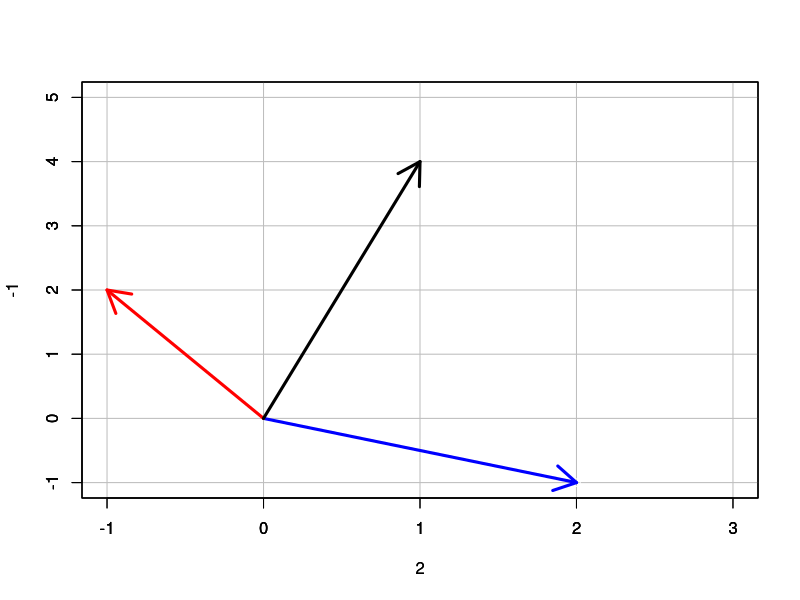
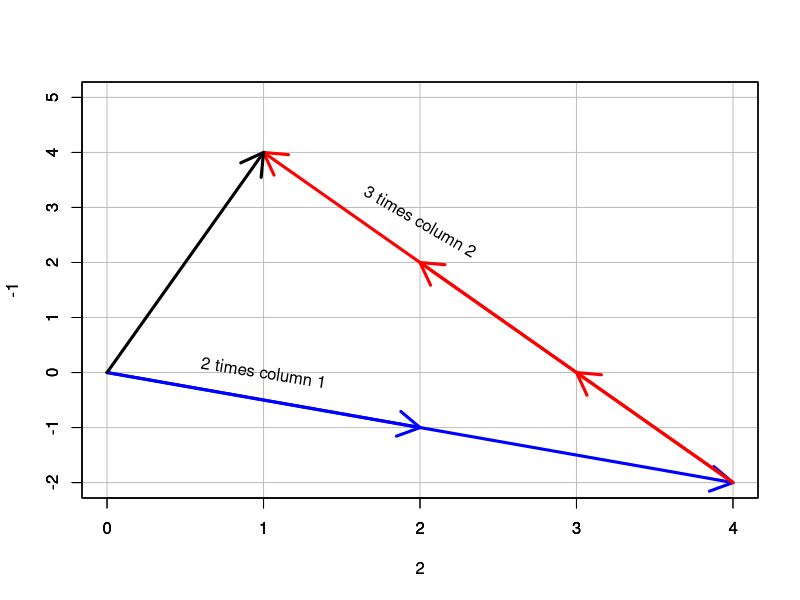

R code for these plots, in order:
## ---- chunk 1
knitr::opts_chunk$set(echo = TRUE)
## ---- chunk 2
#library(rgl)

#plot3d(c(0, 0, 0), xlim=c(-.5,1.5), ylim=c(-.5,1.5), zlim=c(-.5,1.5))
#arrow3d(p0 = c(0, 0, 0), p1 = c(1, 0, 0), type="rotation", col="red")
#arrow3d(p0 = c(1, 0, 0), p1 = c(1, 1, 0), type="rotation", col="green")
#arrow3d(p0 = c(1, 1, 0), p1 = c(1, 1, 1), type="rotation", col="blue")
#arrow3d(p0 = c(0, 0, 0), p1 = c(1, 1, 1), type="rotation", col="black")
## ---- chunk 3
plot(2, -1, col="white", xlim=c(-1, 3), ylim=c(-1, 5))

# Vertical grid
axis(1, tck = 1, lty = 1, col = "gray")

# Horizontal grid  
axis(2, tck = 1, lty = 1, col = "gray")

par(new=TRUE)

plot(2, -1, col="white", xlim=c(-1, 3), ylim=c(-1, 5))
arrows(0, 0, 2, -1, col="blue", lwd=3) 
arrows(0, 0, -1, 2, col="red", lwd=3)
arrows(0, 0, 1, 4, col="black", lwd=3)

box()
## ---- chunk 4
plot(2, -1, col="white", xlim=c(0, 4), ylim=c(-2, 5))

# Vertical grid
axis(1, tck = 1, lty = 1, col = "gray")

# Horizontal grid  
axis(2, tck = 1, lty = 1, col = "gray")

par(new=TRUE)

plot(2, -1, col="white", xlim=c(0, 4), ylim=c(-2, 5))
arrows(0, 0, 2, -1, col="blue", lwd=3)
arrows(0, 0, 4, -2, col="blue", lwd=3) 
text(x=1, y=0, label="2 times column 1", srt=-9)
arrows(4, -2, 3, 0, col="red", lwd=3)
arrows(3, 0, 2, 2, col="red", lwd=3)
arrows(4, -2, 1, 4, col="red", lwd=3)
text(x=2, y=2.75, label="3 times column 2", srt=-30)
arrows(0, 0, 1, 4, col="black", lwd=3)

box()
## ---- chunk 5
#library(rgl)
#
#plot3d(c(0, 0, 0), col="yellow", xlim=c(-5,10), ylim=c(-5,10), zlim=c(-5,10))
## x3 = 0
#arrow3d(p0 = c(0, 0, 0), p1 = c(-1, 4, 0), type="rotation", col="red")
#arrow3d(p0 = c(-1, 4, 0), p1 = c(-2, 8, 0), type="rotation", col="red")
#arrow3d(p0 = c(-2, 8, 0), p1 = c(1, -1, 3), type="rotation", col="green")
#
## x3 = 1
#arrow3d(p0 = c(0, 0, 0), p1 = c(1, -4, 0), type="rotation", col="red")
#arrow3d(p0 = c(1, -4, 0), p1 = c(2, -8, 0), type="rotation", col="red")
#arrow3d(p0 = c(2, -8, 0), p1 = c(3, -12, 0), type="rotation", col="red")
#arrow3d(p0 = c(3, -12, 0), p1 = c(0, -3, -3), type="rotation", col="green")
#arrow3d(p0 = c(0, -3, -3), p1 = c(1, -1, 3), type="rotation", col="blue")
#
#arrow3d(p0 = c(0, 0, 0), p1 = c(1, -1, 3), type="rotation", col="black")
